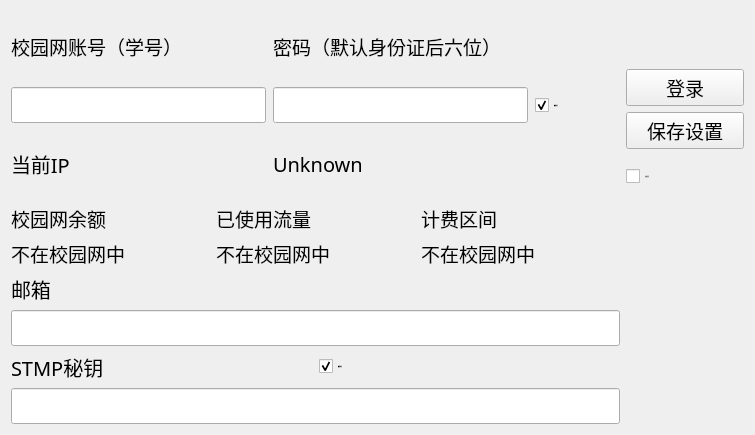
<?xml version="1.0" encoding="UTF-8"?>
<ui version="4.0">
 <class>Widget</class>
 <widget class="QWidget" name="Widget">
  <property name="geometry">
   <rect>
    <x>0</x>
    <y>0</y>
    <width>755</width>
    <height>435</height>
   </rect>
  </property>
  <property name="windowTitle">
   <string>Widget</string>
  </property>
  <layout class="QGridLayout" name="gridLayout">
   <item row="2" column="0">
    <layout class="QGridLayout" name="account_info">
     <item row="0" column="0">
      <widget class="QLabel" name="rest_pocket_label">
       <property name="font">
        <font>
         <family>Microsoft YaHei UI</family>
         <pointsize>14</pointsize>
        </font>
       </property>
       <property name="layoutDirection">
        <enum>Qt::LeftToRight</enum>
       </property>
       <property name="text">
        <string>校园网余额</string>
       </property>
      </widget>
     </item>
     <item row="0" column="1">
      <widget class="QLabel" name="used_flow_label">
       <property name="font">
        <font>
         <family>Microsoft YaHei UI</family>
         <pointsize>14</pointsize>
        </font>
       </property>
       <property name="layoutDirection">
        <enum>Qt::LeftToRight</enum>
       </property>
       <property name="text">
        <string>已使用流量</string>
       </property>
      </widget>
     </item>
     <item row="0" column="2">
      <widget class="QLabel" name="count_label">
       <property name="font">
        <font>
         <family>Microsoft YaHei UI</family>
         <pointsize>14</pointsize>
        </font>
       </property>
       <property name="layoutDirection">
        <enum>Qt::LeftToRight</enum>
       </property>
       <property name="text">
        <string>计费区间</string>
       </property>
      </widget>
     </item>
     <item row="1" column="0">
      <widget class="QLabel" name="rest_pocket">
       <property name="font">
        <font>
         <family>Microsoft YaHei</family>
         <pointsize>14</pointsize>
        </font>
       </property>
       <property name="layoutDirection">
        <enum>Qt::LeftToRight</enum>
       </property>
       <property name="text">
        <string>不在校园网中</string>
       </property>
      </widget>
     </item>
     <item row="1" column="1">
      <widget class="QLabel" name="used_flow">
       <property name="font">
        <font>
         <family>Microsoft YaHei</family>
         <pointsize>14</pointsize>
        </font>
       </property>
       <property name="layoutDirection">
        <enum>Qt::LeftToRight</enum>
       </property>
       <property name="text">
        <string>不在校园网中</string>
       </property>
      </widget>
     </item>
     <item row="1" column="2">
      <widget class="QLabel" name="count">
       <property name="font">
        <font>
         <family>Microsoft YaHei</family>
         <pointsize>14</pointsize>
        </font>
       </property>
       <property name="layoutDirection">
        <enum>Qt::LeftToRight</enum>
       </property>
       <property name="text">
        <string>不在校园网中</string>
       </property>
      </widget>
     </item>
    </layout>
   </item>
   <item row="1" column="0">
    <layout class="QGridLayout" name="input">
     <property name="horizontalSpacing">
      <number>7</number>
     </property>
     <item row="0" column="1" colspan="2">
      <widget class="QLabel" name="passwd_label">
       <property name="font">
        <font>
         <family>Microsoft YaHei UI</family>
         <pointsize>14</pointsize>
        </font>
       </property>
       <property name="layoutDirection">
        <enum>Qt::LeftToRight</enum>
       </property>
       <property name="text">
        <string>密码（默认身份证后六位）</string>
       </property>
      </widget>
     </item>
     <item row="0" column="0">
      <widget class="QLabel" name="account_label">
       <property name="font">
        <font>
         <family>Microsoft YaHei UI</family>
         <pointsize>14</pointsize>
        </font>
       </property>
       <property name="layoutDirection">
        <enum>Qt::LeftToRight</enum>
       </property>
       <property name="text">
        <string>校园网账号（学号）</string>
       </property>
      </widget>
     </item>
     <item row="2" column="1">
      <widget class="LineEdit" name="passwd_input">
       <property name="minimumSize">
        <size>
         <width>205</width>
         <height>33</height>
        </size>
       </property>
       <property name="font">
        <font>
         <family>Microsoft YaHei</family>
         <pointsize>15</pointsize>
        </font>
       </property>
       <property name="layoutDirection">
        <enum>Qt::LeftToRight</enum>
       </property>
      </widget>
     </item>
     <item row="4" column="1">
      <widget class="QLabel" name="ip">
       <property name="font">
        <font>
         <family>Microsoft YaHei</family>
         <pointsize>15</pointsize>
        </font>
       </property>
       <property name="layoutDirection">
        <enum>Qt::LeftToRight</enum>
       </property>
       <property name="text">
        <string>Unknown</string>
       </property>
      </widget>
     </item>
     <item row="4" column="0">
      <widget class="QLabel" name="IP_label">
       <property name="font">
        <font>
         <family>Microsoft YaHei</family>
         <pointsize>15</pointsize>
        </font>
       </property>
       <property name="layoutDirection">
        <enum>Qt::LeftToRight</enum>
       </property>
       <property name="text">
        <string>当前IP</string>
       </property>
       <property name="alignment">
        <set>Qt::AlignLeading|Qt::AlignLeft|Qt::AlignVCenter</set>
       </property>
      </widget>
     </item>
     <item row="2" column="2">
      <widget class="CheckBox" name="hidepasswd">
       <property name="minimumSize">
        <size>
         <width>85</width>
         <height>22</height>
        </size>
       </property>
       <property name="font">
        <font>
         <family>Segoe UI</family>
         <pointsize>-1</pointsize>
         <weight>50</weight>
         <italic>false</italic>
         <bold>false</bold>
         <stylestrategy>PreferAntialias</stylestrategy>
        </font>
       </property>
       <property name="text">
        <string>隐藏密码</string>
       </property>
       <property name="checked">
        <bool>true</bool>
       </property>
      </widget>
     </item>
     <item row="2" column="0">
      <widget class="LineEdit" name="account_input">
       <property name="minimumSize">
        <size>
         <width>205</width>
         <height>33</height>
        </size>
       </property>
       <property name="font">
        <font>
         <family>Microsoft YaHei</family>
         <pointsize>15</pointsize>
        </font>
       </property>
       <property name="layoutDirection">
        <enum>Qt::LeftToRight</enum>
       </property>
      </widget>
     </item>
    </layout>
   </item>
   <item row="3" column="0">
    <layout class="QGridLayout" name="email">
     <item row="2" column="0">
      <widget class="QLabel" name="stmp_passwd_label">
       <property name="font">
        <font>
         <family>Microsoft YaHei</family>
         <pointsize>15</pointsize>
        </font>
       </property>
       <property name="layoutDirection">
        <enum>Qt::LeftToRight</enum>
       </property>
       <property name="text">
        <string>STMP秘钥</string>
       </property>
      </widget>
     </item>
     <item row="0" column="0">
      <widget class="QLabel" name="email_account_label">
       <property name="font">
        <font>
         <family>Microsoft YaHei</family>
         <pointsize>15</pointsize>
        </font>
       </property>
       <property name="layoutDirection">
        <enum>Qt::LeftToRight</enum>
       </property>
       <property name="text">
        <string>邮箱</string>
       </property>
      </widget>
     </item>
     <item row="1" column="0" colspan="2">
      <widget class="LineEdit" name="email_account_input">
       <property name="font">
        <font>
         <family>Microsoft YaHei</family>
         <pointsize>15</pointsize>
        </font>
       </property>
       <property name="layoutDirection">
        <enum>Qt::LeftToRight</enum>
       </property>
      </widget>
     </item>
     <item row="4" column="0" colspan="2">
      <widget class="LineEdit" name="stmp_passwd_input">
       <property name="font">
        <font>
         <family>Microsoft YaHei</family>
         <pointsize>15</pointsize>
        </font>
       </property>
       <property name="layoutDirection">
        <enum>Qt::LeftToRight</enum>
       </property>
      </widget>
     </item>
     <item row="2" column="1">
      <widget class="CheckBox" name="stmp_hidepasswd">
       <property name="font">
        <font>
         <family>Segoe UI</family>
         <pointsize>-1</pointsize>
         <weight>50</weight>
         <italic>false</italic>
         <bold>false</bold>
        </font>
       </property>
       <property name="text">
        <string>隐藏秘钥</string>
       </property>
       <property name="checked">
        <bool>true</bool>
       </property>
      </widget>
     </item>
    </layout>
   </item>
   <item row="1" column="1">
    <layout class="QGridLayout" name="btn">
     <item row="2" column="0">
      <widget class="PrimaryPushButton" name="save_config_btn">
       <property name="font">
        <font>
         <family>Microsoft YaHei UI</family>
         <pointsize>14</pointsize>
        </font>
       </property>
       <property name="layoutDirection">
        <enum>Qt::LeftToRight</enum>
       </property>
       <property name="text">
        <string>保存设置</string>
       </property>
      </widget>
     </item>
     <item row="1" column="0">
      <widget class="PrimaryPushButton" name="login_btn">
       <property name="font">
        <font>
         <family>Microsoft YaHei UI</family>
         <pointsize>14</pointsize>
        </font>
       </property>
       <property name="layoutDirection">
        <enum>Qt::LeftToRight</enum>
       </property>
       <property name="text">
        <string>登录</string>
       </property>
      </widget>
     </item>
     <item row="3" column="0">
      <widget class="CheckBox" name="startwithwin">
       <property name="enabled">
        <bool>true</bool>
       </property>
       <property name="minimumSize">
        <size>
         <width>118</width>
         <height>43</height>
        </size>
       </property>
       <property name="font">
        <font>
         <family>Segoe UI</family>
         <pointsize>-1</pointsize>
         <weight>50</weight>
         <italic>false</italic>
         <bold>false</bold>
        </font>
       </property>
       <property name="text">
        <string>开机自启</string>
       </property>
       <property name="tristate">
        <bool>false</bool>
       </property>
      </widget>
     </item>
     <item row="0" column="0">
      <spacer name="verticalSpacer">
       <property name="orientation">
        <enum>Qt::Vertical</enum>
       </property>
       <property name="sizeHint" stdset="0">
        <size>
         <width>20</width>
         <height>40</height>
        </size>
       </property>
      </spacer>
     </item>
    </layout>
   </item>
  </layout>
 </widget>
 <customwidgets>
  <customwidget>
   <class>CheckBox</class>
   <extends>QCheckBox</extends>
   <header>qfluentwidgets</header>
  </customwidget>
  <customwidget>
   <class>PushButton</class>
   <extends>QPushButton</extends>
   <header>qfluentwidgets</header>
  </customwidget>
  <customwidget>
   <class>PrimaryPushButton</class>
   <extends>PushButton</extends>
   <header>qfluentwidgets</header>
  </customwidget>
  <customwidget>
   <class>LineEdit</class>
   <extends>QLineEdit</extends>
   <header>qfluentwidgets</header>
  </customwidget>
 </customwidgets>
 <resources/>
 <connections/>
</ui>
